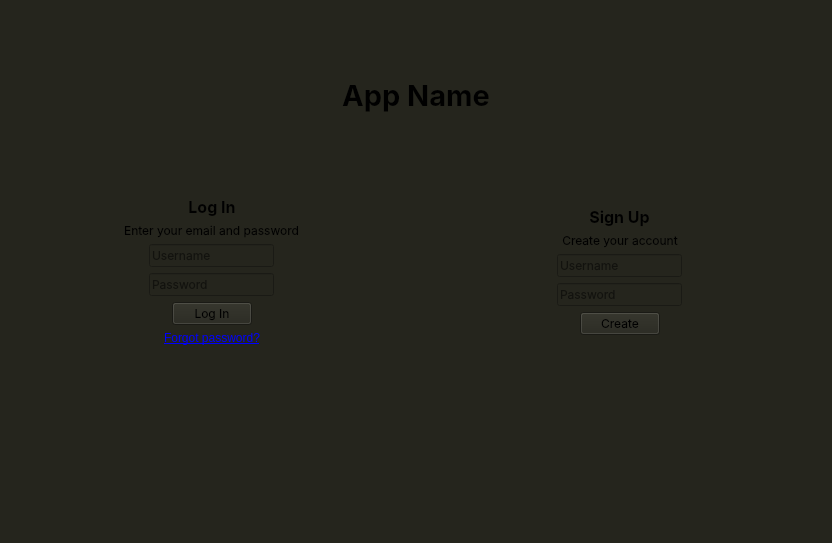
<?xml version="1.0" encoding="UTF-8"?>
<ui version="4.0">
 <class>LoginScreen</class>
 <widget class="QWidget" name="LoginScreen">
  <property name="geometry">
   <rect>
    <x>0</x>
    <y>0</y>
    <width>832</width>
    <height>543</height>
   </rect>
  </property>
  <property name="windowTitle">
   <string>Form</string>
  </property>
  <property name="styleSheet">
   <string notr="true">background-color: rgb(37, 37, 29);</string>
  </property>
  <layout class="QGridLayout" name="gridLayout">
   <item row="1" column="0" alignment="Qt::AlignmentFlag::AlignVCenter">
    <widget class="QFrame" name="frame">
     <property name="sizePolicy">
      <sizepolicy hsizetype="Preferred" vsizetype="Preferred">
       <horstretch>0</horstretch>
       <verstretch>3</verstretch>
      </sizepolicy>
     </property>
     <property name="styleSheet">
      <string notr="true">QFrame
{
	border: none;
}</string>
     </property>
     <property name="frameShape">
      <enum>QFrame::Shape::StyledPanel</enum>
     </property>
     <property name="frameShadow">
      <enum>QFrame::Shadow::Raised</enum>
     </property>
     <layout class="QVBoxLayout" name="verticalLayout_2">
      <item alignment="Qt::AlignmentFlag::AlignHCenter">
       <widget class="QLabel" name="label">
        <property name="sizePolicy">
         <sizepolicy hsizetype="Maximum" vsizetype="Fixed">
          <horstretch>0</horstretch>
          <verstretch>0</verstretch>
         </sizepolicy>
        </property>
        <property name="font">
         <font>
          <family>Inter</family>
          <pointsize>12</pointsize>
          <bold>true</bold>
         </font>
        </property>
        <property name="text">
         <string>Log In</string>
        </property>
        <property name="alignment">
         <set>Qt::AlignmentFlag::AlignCenter</set>
        </property>
       </widget>
      </item>
      <item alignment="Qt::AlignmentFlag::AlignHCenter">
       <widget class="QLabel" name="label_2">
        <property name="sizePolicy">
         <sizepolicy hsizetype="Maximum" vsizetype="Fixed">
          <horstretch>0</horstretch>
          <verstretch>0</verstretch>
         </sizepolicy>
        </property>
        <property name="font">
         <font>
          <family>Inter</family>
         </font>
        </property>
        <property name="text">
         <string>Enter your email and password</string>
        </property>
        <property name="alignment">
         <set>Qt::AlignmentFlag::AlignCenter</set>
        </property>
       </widget>
      </item>
      <item alignment="Qt::AlignmentFlag::AlignHCenter">
       <widget class="QLineEdit" name="lineEdit">
        <property name="sizePolicy">
         <sizepolicy hsizetype="Fixed" vsizetype="Fixed">
          <horstretch>0</horstretch>
          <verstretch>0</verstretch>
         </sizepolicy>
        </property>
        <property name="maximumSize">
         <size>
          <width>300</width>
          <height>16777215</height>
         </size>
        </property>
        <property name="font">
         <font>
          <family>Inter</family>
         </font>
        </property>
        <property name="text">
         <string/>
        </property>
        <property name="alignment">
         <set>Qt::AlignmentFlag::AlignLeading|Qt::AlignmentFlag::AlignLeft|Qt::AlignmentFlag::AlignVCenter</set>
        </property>
        <property name="placeholderText">
         <string>Username</string>
        </property>
       </widget>
      </item>
      <item alignment="Qt::AlignmentFlag::AlignHCenter">
       <widget class="QLineEdit" name="lineEdit_2">
        <property name="sizePolicy">
         <sizepolicy hsizetype="Fixed" vsizetype="Fixed">
          <horstretch>0</horstretch>
          <verstretch>0</verstretch>
         </sizepolicy>
        </property>
        <property name="maximumSize">
         <size>
          <width>300</width>
          <height>16777215</height>
         </size>
        </property>
        <property name="font">
         <font>
          <family>Inter</family>
         </font>
        </property>
        <property name="echoMode">
         <enum>QLineEdit::EchoMode::Password</enum>
        </property>
        <property name="alignment">
         <set>Qt::AlignmentFlag::AlignLeading|Qt::AlignmentFlag::AlignLeft|Qt::AlignmentFlag::AlignVCenter</set>
        </property>
        <property name="placeholderText">
         <string>Password</string>
        </property>
       </widget>
      </item>
      <item alignment="Qt::AlignmentFlag::AlignHCenter">
       <widget class="QPushButton" name="myButton">
        <property name="sizePolicy">
         <sizepolicy hsizetype="Fixed" vsizetype="Fixed">
          <horstretch>0</horstretch>
          <verstretch>0</verstretch>
         </sizepolicy>
        </property>
        <property name="font">
         <font>
          <family>Inter</family>
         </font>
        </property>
        <property name="text">
         <string>Log In</string>
        </property>
       </widget>
      </item>
      <item alignment="Qt::AlignmentFlag::AlignHCenter">
       <widget class="QLabel" name="label_9">
        <property name="sizePolicy">
         <sizepolicy hsizetype="Maximum" vsizetype="Preferred">
          <horstretch>0</horstretch>
          <verstretch>0</verstretch>
         </sizepolicy>
        </property>
        <property name="text">
         <string>&lt;a href=&quot;authpageWidget&quot;&gt;Forgot password?&lt;/a&gt;</string>
        </property>
        <property name="alignment">
         <set>Qt::AlignmentFlag::AlignCenter</set>
        </property>
        <property name="openExternalLinks">
         <bool>true</bool>
        </property>
       </widget>
      </item>
     </layout>
    </widget>
   </item>
   <item row="1" column="1" alignment="Qt::AlignmentFlag::AlignVCenter">
    <widget class="QFrame" name="frame_3">
     <property name="sizePolicy">
      <sizepolicy hsizetype="Preferred" vsizetype="Preferred">
       <horstretch>0</horstretch>
       <verstretch>3</verstretch>
      </sizepolicy>
     </property>
     <property name="styleSheet">
      <string notr="true">QFrame
{
	border: none;
}</string>
     </property>
     <property name="frameShape">
      <enum>QFrame::Shape::StyledPanel</enum>
     </property>
     <property name="frameShadow">
      <enum>QFrame::Shadow::Raised</enum>
     </property>
     <layout class="QVBoxLayout" name="verticalLayout_5">
      <item alignment="Qt::AlignmentFlag::AlignHCenter">
       <widget class="QLabel" name="label_7">
        <property name="sizePolicy">
         <sizepolicy hsizetype="Maximum" vsizetype="Fixed">
          <horstretch>0</horstretch>
          <verstretch>0</verstretch>
         </sizepolicy>
        </property>
        <property name="font">
         <font>
          <family>Inter</family>
          <pointsize>12</pointsize>
          <bold>true</bold>
         </font>
        </property>
        <property name="text">
         <string>Sign Up</string>
        </property>
        <property name="alignment">
         <set>Qt::AlignmentFlag::AlignCenter</set>
        </property>
       </widget>
      </item>
      <item alignment="Qt::AlignmentFlag::AlignHCenter">
       <widget class="QLabel" name="label_8">
        <property name="sizePolicy">
         <sizepolicy hsizetype="Maximum" vsizetype="Fixed">
          <horstretch>0</horstretch>
          <verstretch>0</verstretch>
         </sizepolicy>
        </property>
        <property name="font">
         <font>
          <family>Inter</family>
         </font>
        </property>
        <property name="text">
         <string>Create your account</string>
        </property>
        <property name="alignment">
         <set>Qt::AlignmentFlag::AlignCenter</set>
        </property>
       </widget>
      </item>
      <item alignment="Qt::AlignmentFlag::AlignHCenter">
       <widget class="QLineEdit" name="lineEdit_7">
        <property name="sizePolicy">
         <sizepolicy hsizetype="Fixed" vsizetype="Fixed">
          <horstretch>0</horstretch>
          <verstretch>0</verstretch>
         </sizepolicy>
        </property>
        <property name="maximumSize">
         <size>
          <width>300</width>
          <height>16777215</height>
         </size>
        </property>
        <property name="font">
         <font>
          <family>Inter</family>
         </font>
        </property>
        <property name="text">
         <string/>
        </property>
        <property name="alignment">
         <set>Qt::AlignmentFlag::AlignLeading|Qt::AlignmentFlag::AlignLeft|Qt::AlignmentFlag::AlignVCenter</set>
        </property>
        <property name="placeholderText">
         <string>Username</string>
        </property>
       </widget>
      </item>
      <item alignment="Qt::AlignmentFlag::AlignHCenter">
       <widget class="QLineEdit" name="lineEdit_8">
        <property name="sizePolicy">
         <sizepolicy hsizetype="Fixed" vsizetype="Fixed">
          <horstretch>0</horstretch>
          <verstretch>0</verstretch>
         </sizepolicy>
        </property>
        <property name="maximumSize">
         <size>
          <width>300</width>
          <height>16777215</height>
         </size>
        </property>
        <property name="font">
         <font>
          <family>Inter</family>
         </font>
        </property>
        <property name="echoMode">
         <enum>QLineEdit::EchoMode::Password</enum>
        </property>
        <property name="alignment">
         <set>Qt::AlignmentFlag::AlignLeading|Qt::AlignmentFlag::AlignLeft|Qt::AlignmentFlag::AlignVCenter</set>
        </property>
        <property name="placeholderText">
         <string>Password</string>
        </property>
       </widget>
      </item>
      <item alignment="Qt::AlignmentFlag::AlignHCenter">
       <widget class="QPushButton" name="myButton_4">
        <property name="sizePolicy">
         <sizepolicy hsizetype="Fixed" vsizetype="Fixed">
          <horstretch>0</horstretch>
          <verstretch>0</verstretch>
         </sizepolicy>
        </property>
        <property name="font">
         <font>
          <family>Inter</family>
         </font>
        </property>
        <property name="text">
         <string>Create</string>
        </property>
       </widget>
      </item>
     </layout>
    </widget>
   </item>
   <item row="0" column="0" colspan="2">
    <widget class="QLabel" name="myLabel">
     <property name="sizePolicy">
      <sizepolicy hsizetype="Preferred" vsizetype="Preferred">
       <horstretch>0</horstretch>
       <verstretch>1</verstretch>
      </sizepolicy>
     </property>
     <property name="font">
      <font>
       <family>Inter</family>
       <pointsize>22</pointsize>
       <bold>true</bold>
      </font>
     </property>
     <property name="text">
      <string>App Name</string>
     </property>
     <property name="alignment">
      <set>Qt::AlignmentFlag::AlignBottom|Qt::AlignmentFlag::AlignHCenter</set>
     </property>
    </widget>
   </item>
   <item row="3" column="0" colspan="2">
    <widget class="QFrame" name="frame_2">
     <property name="sizePolicy">
      <sizepolicy hsizetype="Preferred" vsizetype="Preferred">
       <horstretch>0</horstretch>
       <verstretch>1</verstretch>
      </sizepolicy>
     </property>
     <property name="styleSheet">
      <string notr="true">QFrame
{
	border: none;
}</string>
     </property>
     <property name="frameShape">
      <enum>QFrame::Shape::StyledPanel</enum>
     </property>
     <property name="frameShadow">
      <enum>QFrame::Shadow::Raised</enum>
     </property>
    </widget>
   </item>
  </layout>
 </widget>
 <resources/>
 <connections/>
</ui>
